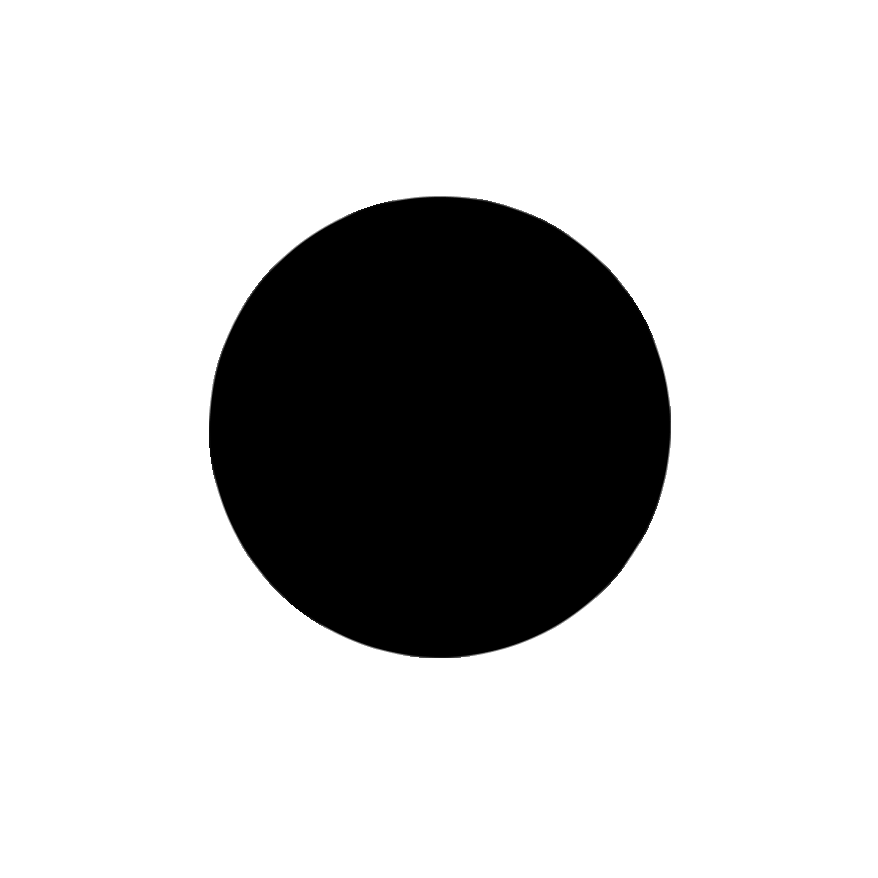
#> input picture infotheory_projects/Circle.png, 878 x 878 px; its folder holds only this picture in this run
$ jupyter execute --allow-errors Jaccard.ipynb
#> lines starting #> are read from the running program, lines starting #| are printed output that depends on the picture; after the words box and inside, x2 and y2 are one past the last pixel; in counts of white or black regions, pixels touching at a corner belong together
#> further down, image is the input picture: shape (878, 878, 3); min 0, max 255, mean 199.6
# Jaccard Index

### Definition

The **Jaccard Index** is used for comparing the similarity and diversity of sample sets. In our contex, we define a variation of the Jaccard Index evaluated on **binary matrices**, i.e. collections of bits that represent real images. For example, here we have that the image on the left is associated to the binary matrix on the right. Black pixels are converted into $1$-bits, white pixels into $0$-bits.

<table>
<tr>
<td>

</td>
<td>

$$
\begin{bmatrix}
0 & 0 & 0 & 0 & 0 \\
0 & 0 & 0 & 0 & 0 \\
0 & 0 & 1 & 1 & 0 \\
0 & 0 & 1 & 1 & 0 \\
0 & 0 & 0 & 0 & 0 \\
\end{bmatrix}
$$

</td>
</tr>
</table>

Given two binary matrices, $A$ and $B$, the Jaccard Index $J$ is computed as:

$$ J = \frac{I}{U} $$

Where:

- $I$ is the number of time a bit has value $1$ both in $A$ and in $B$.
- $U$ is the number of times a bit has value $1$ either in $A$ or in $B$.

### Interpretation

- A Jaccard Index of **1** means the two binary matrices are identical.
- A Jaccard Index of **0** means the two binary matrices have no $1$-bits in the same place.

### Examples

<table>
<tr>
<td>

$$A =
\begin{bmatrix}
0 & 0 & 0 & 0 & 0 \\
0 & 0 & 0 & 0 & 0 \\
0 & 0 & 1 & 1 & 0 \\
0 & 0 & 1 & 1 & 0 \\
0 & 0 & 0 & 0 & 0 \\
\end{bmatrix}
$$

</td>
<td>

$$B =
\begin{bmatrix}
0 & 0 & 0 & 0 & 0 \\
0 & 0 & 0 & 0 & 0 \\
0 & 0 & 1 & 1 & 0 \\
0 & 0 & 1 & 1 & 0 \\
0 & 0 & 0 & 0 & 0 \\
\end{bmatrix}
$$

</td>
</tr>
</table>

The Jaccard Index for these two matrices is $1$, since $A$ and $B$ are the same.

<table>
<tr>
<td>

$$ A =
\begin{bmatrix}
0 & 0 & 0 & 0 & 0 \\
0 & 1 & 0 & 0 & 0 \\
0 & 1 & 0 & 0 & 0 \\
0 & 1 & 0 & 0 & 0 \\
0 & 0 & 0 & 0 & 0 \\
\end{bmatrix}
$$

</td>
<td>

$$ B =
\begin{bmatrix}
0 & 0 & 0 & 0 & 0 \\
0 & 0 & 0 & 0 & 0 \\
0 & 0 & 1 & 1 & 0 \\
0 & 0 & 1 & 1 & 0 \\
0 & 0 & 0 & 0 & 0 \\
\end{bmatrix}
$$

</td>
</tr>
</table>

The Jaccard Index for these two matrices is $0$, since $A$ and $B$ have no $1$-bits in the same position.

<table>
<tr>
<td>

$$ A =
\begin{bmatrix}
0 & 0 & 0 & 0 & 0 \\
0 & 0 & 0 & 0 & 0 \\
0 & 0 & 1 & 1 & 0 \\
0 & 0 & 1 & 0 & 0 \\
0 & 0 & 0 & 0 & 0 \\
\end{bmatrix}
$$

</td>
<td>

$$ B =
\begin{bmatrix}
0 & 0 & 0 & 0 & 0 \\
0 & 0 & 0 & 0 & 0 \\
0 & 0 & 1 & 1 & 0 \\
0 & 0 & 1 & 1 & 0 \\
0 & 0 & 0 & 0 & 0 \\
\end{bmatrix}
$$

</td>
</tr>
</table>

The Jaccard Index for these two matrices is:

$$ J = \frac{3}{4} = 0.75 $$

# Import libraries

[cell 1]
# Image and imread for manipulate and access the images.
from PIL import Image
from skimage.io import imread

# Numpy for manipulate, access and optimise operations on matrices and arrays.
import numpy as np

#Matplotlib.pyplot for plotting.
import matplotlib.pyplot as plt

# Define image_to_binary_matrix function

In this block of code we define the function **image_to_binary_matrix** to convert each image into a binary matrix.

[cell 2]
def image_to_binary_matrix(image_path, threshold=128):
    # Load the image
#> called with image_path = './Circle.png', threshold = 128
    image = Image.open(image_path)

    # Convert the image to grayscale
    grayscale_image = image.convert('L')

    # Convert the grayscale image to a numpy array
    image_array = np.array(grayscale_image)

    # Binarize the array. The threshold is on 128 as between white and black values.
    binary_array = (image_array < threshold).astype(int)
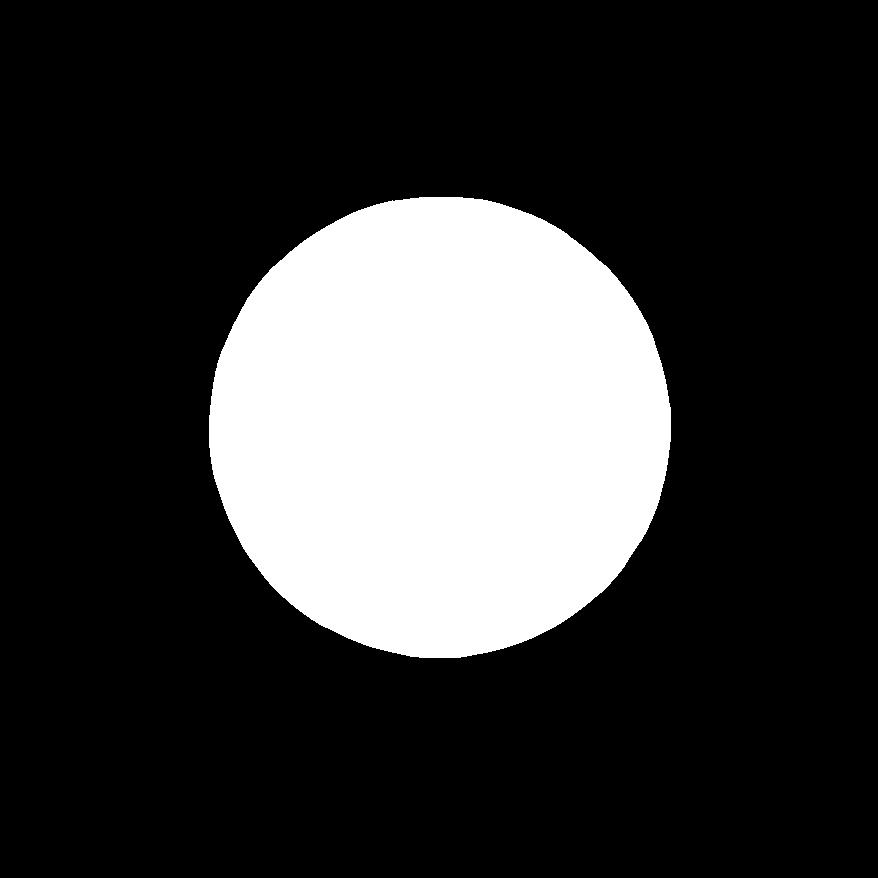
#> binary_array: shape (878, 878) int64; values 0 (black) and 1 (white), 21.7% white; 1 white region, box (x1, y1, x2, y2) and area: (209, 197, 671, 658) 167559

    return binary_array

# Produce the binary matrix for each image in the sample

In this block of code, we read the images from a file and we apply the function image_to_binary_matrix to the images.
We then store images and binary matrices into two lists.

[cell 3]
#Name of the three samples images
all_samples = ["Circle", "Neuron", "Random"]

# List to store images and binary matrices for each sample
binary_matrices = []
images=[]

# Loop to generate the binary matrix and plot both real and binary images for each sample
#> (the rest of this cell did not finish here and is left out)

# Plot image and binary matrix for each sample

This is the code to produce the plot with images and binary matrices for all the 3 samples (circle, neuron, random).

[cell 4]
# Decide the number of subplots and the size of the figure
fig, axes = plt.subplots(2, len(all_samples), figsize=(7,6))

#Loop on number of samples to populate the subplots
id_sample=0
#> (the rest of this cell did not finish here and is left out)

# Define jaccard_index function between two binary matrices

Each of the images has 878x878 pixels, with a total of around 770k pixels per image - so we need to optimise the
operations on the binary matrices. We can do that using the library **numpy** while defining the **jaccard_index** function over two binary matrices.

[cell 5]
def jaccard_index(binary_matrix_1, binary_matrix_2):
    # Convert matrices to numpy arrays
    mat1 = np.array(binary_matrix_1)
    mat2 = np.array(binary_matrix_2)

    # Calculate intersection and union
    intersection = np.logical_and(mat1, mat2).sum()
    union = np.logical_or(mat1, mat2).sum()

    # Avoid division by zero
    if union == 0:
        return 0

    # Compute Jaccard index
    jaccard = intersection / union

    return jaccard

# Populate Jaccard Matrix

We now want to collect all the Jaccard index between all the possible pairs of images:
neuron-circle, neuron-random, neuron-neuron and so on. We will collect all these information into a matrix,
that we call the **Jaccard Matrix**. We will show the results of the Jaccard Matrix in the next block of code.

[cell 6]
# With np we can create a square matrix of zeros to store the Jaccard indices
jaccard_matrix = np.zeros((len(binary_matrices), len(binary_matrices)))
#> jaccard_matrix = [0]

# Here we populate the Jaccard matrix with Jaccard index between all the pairs of samples
for row in range(len(binary_matrices)):
    for column in range(len(binary_matrices)):
        jaccard = jaccard_index(binary_matrices[column], binary_matrices[row])
        jaccard_matrix[column][row] = jaccard
#> this loop made 1 pass
#> after the loop, jaccard_matrix = [1]
